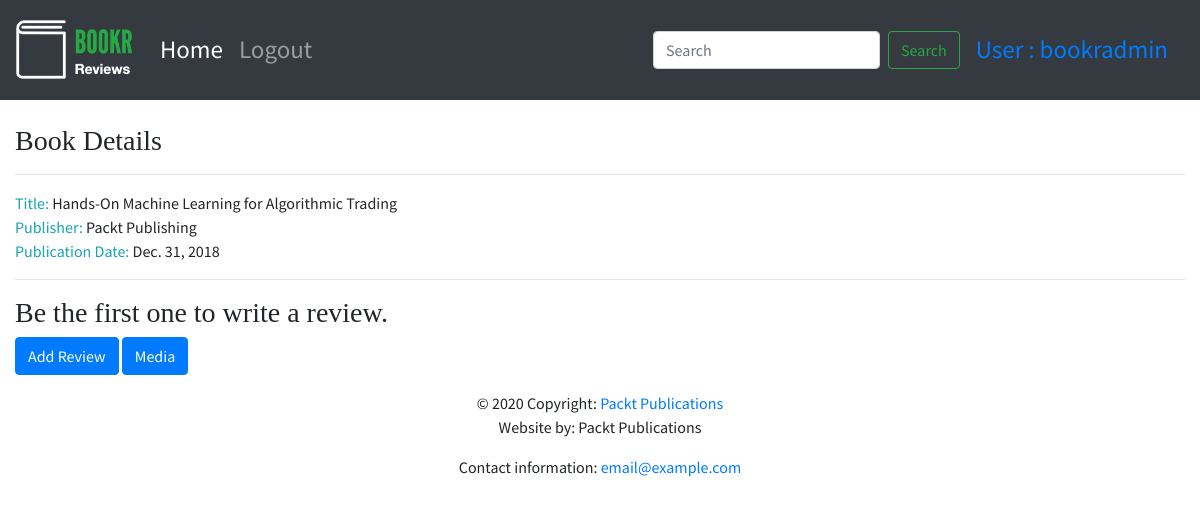
/book/2 (signed in), run on the app's committed database.
### reviews/models.py (models this page shows, shortened)
class Book(models.Model):
    title = models.CharField(max_length=70, help_text="The title of the book.")
    publication_date = models.DateField(verbose_name="Date the book was published.")
    isbn = models.CharField(max_length=20, verbose_name="ISBN number of the book.")
    publisher = models.ForeignKey(Publisher, on_delete=models.CASCADE)
    contributors = models.ManyToManyField('Contributor', through="BookContributor")
    cover = models.ImageField(null=True, blank=True, upload_to="book_covers/")
    sample = models.FileField(null=True, blank=True, upload_to="book_samples/")

class Publisher(models.Model):
    name = models.CharField(max_length=50, help_text="The name of the Publisher.")
    website = models.URLField(help_text="The Publisher's website")
    email = models.EmailField(help_text="The Publisher's email address")
    def __str__(self):
        return self.name

### reviews/views.py (the view)
# urls.py: path('book/<int:pk>', views.book_detail, name='book_detail'),
@user_passes_test(is_staff_user)
def book_detail(request, pk):
    book = get_object_or_404(Book, pk=pk)
    reviews = book.review_set.all()
    if reviews:
        book_rating = average_rating([review.rating for review in reviews])
        context = {
            "book": book,
            "book_rating": book_rating,
            "reviews": reviews
        }
    else:
        context = {
            "book": book,
            "book_rating": None,
            "reviews": None
        }
    return render(request, 'reviews/book_details.html', context)

### reviews/views.py (called while the page is built)
def is_staff_user(user):
    return user.is_staff

### reviews/templates/reviews/book_details.html (shortened to what this page needs)
{% extends 'reviews/base.html' %}
{% block content %}
      <br>
      <h3>Book Details</h3>
      <hr>
      <span class="text-info">Title: </span> <span>{{ book.title }}</span>
      <br>
      <span class="text-info">Publisher: </span><span>{{ book.publisher }}</span>
      <br>
      <span class="text-info">Publication Date: </span><span>{{ book.publication_date }}</span>
      <br>
      {% if not reviews %}
            <hr>
            {% if user.is_authenticated %}
            <h3>Be the first one to write a review.</h3>
            {% endif %}
      {% endif %}
      {% if user.is_authenticated %}
      <a class="btn btn-primary" href="{% url 'review_create' book.pk %}">Add Review</a>
      <a class="btn btn-primary" href="{% url 'book_media' book.pk %}">Media</a>
      {% endif %}
{% endblock %}

### templates/base.html (shortened to what this page needs)
<!doctype html>
{% load static %}
<html lang="en">
  <head>
    <link rel="stylesheet" href="https://stackpath.bootstrapcdn.com/bootstrap/4.4.1/css/bootstrap.min.css">
    <link rel="stylesheet" href="https://cdnjs.cloudflare.com/ajax/libs/font-awesome/4.7.0/css/font-awesome.min.css">
    <link rel="stylesheet" href="{% static 'main.css'%}">
  </head>
  <body>
        <nav class="navbar navbar-expand-sm navbar-dark bg-dark sticky-top">
          <a class="navbar-brand" href="/">{% block brand %}<img src="{% static 'logo.png' %}">{% endblock %}</a>
          <div class="collapse navbar-collapse" id="navbarSupportedContent">
            <ul class="navbar-nav mr-auto">
              <li class="nav-item active">
                <a class="nav-link" href="/books/">Home <span class="sr-only">(current)</span></a>
              </li>
                {% if user.is_authenticated %}
              <li class="nav-item">
                <a class="nav-link" href="/accounts/logout">Logout</a>
              </li>
                {% else %}
                <li class="nav-item">
                <a class="nav-link" href="/accounts/login">Login</a>
              </li>
                {% endif %}
            </ul>
            <form class="form-inline my-2 my-lg-0">
              <input class="form-control mr-sm-2" type="search" placeholder="Search" aria-label="Search">
              <button class="btn btn-outline-success my-2 my-sm-0" type="submit">Search</button>
            </form>
              {% if user.is_authenticated %}
              <a class="nav-link" href="/accounts/profile">User : {{user.username}} </a>
              {% endif %}
          </div>
        </nav>
        <div class="container-fluid">
        {% block content %}{% endblock %}
        </div>
  <footer class="page-footer font-small blue">
    <div class="footer-copyright text-center py-3">© 2020 Copyright:
      <a href="https://www.packtpub.com"> Packt Publications</a>
      <p>Website by: Packt Publications</p>
      <p>Contact information: <a href="mailto:email@example.com">email@example.com</a></p>
    </div>
  </footer>
  </body>
</html>

### static/main.css (style rules this page uses)
.navbar { min-height: 100px; font-size: 25px; }
.navbar-brand { font-size: 25px; }
body { font-family: 'Source Sans Pro', sans-serif; background-color: #e6efe8 color: #393939; }
h1, h2, h3, h4, h5, h6 { font-family: 'Libre Baskerville', serif; }

### data on the page
Book: title "Hands-On Machine Learning for Algorithmic Trading", publisher "Packt Publishing", publication_date "Dec. 31, 2018"

### other printed values
{{ user.username }} "bookradmin"
